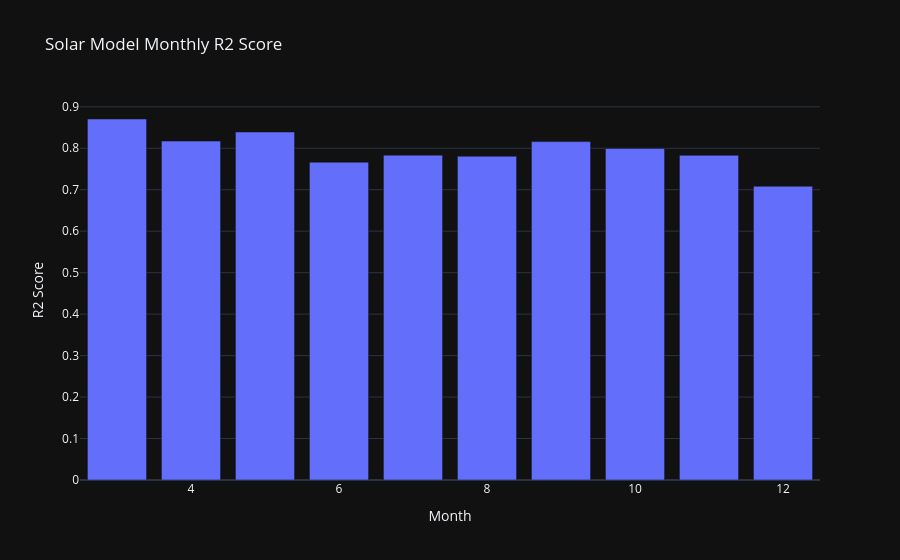

The notebook cell saved with this chart:
### Code cell
# Plot monthly scores.
fig = px.bar(
    monthly_scores,
    x="month",
    y="r2",
    title="Solar Model Monthly R2 Score",
    labels={"month": "Month", "r2": "R2 Score"},
)

fig.show()

### Figure 1 — Plotly figure (JSON) as saved in the notebook; plotly's stock layout.template omitted (floating-point values rounded to 4 significant figures)
{"data": [{"hovertemplate": "Month=%{x}<br>R2 Score=%{y}<extra></extra>", "legendgroup": "", "marker": {"color": "#636efa", "pattern": {"shape": ""}}, "name": "", "orientation": "v", "showlegend": false, "textposition": "auto", "x": [3, 4, 5, 6, 7, 8, 9, 10, 11, 12], "xaxis": "x", "y": [0.8706, 0.8173, 0.8391, 0.7664, 0.7834, 0.7808, 0.816, 0.7996, 0.783, 0.7084], "yaxis": "y", "type": "bar"}], "layout": {"xaxis": {"anchor": "y", "domain": [0.0, 1.0], "title": {"text": "Month"}}, "yaxis": {"anchor": "x", "domain": [0.0, 1.0], "title": {"text": "R2 Score"}}, "legend": {"tracegroupgap": 0}, "title": {"text": "Solar Model Monthly R2 Score"}, "barmode": "relative"}}
